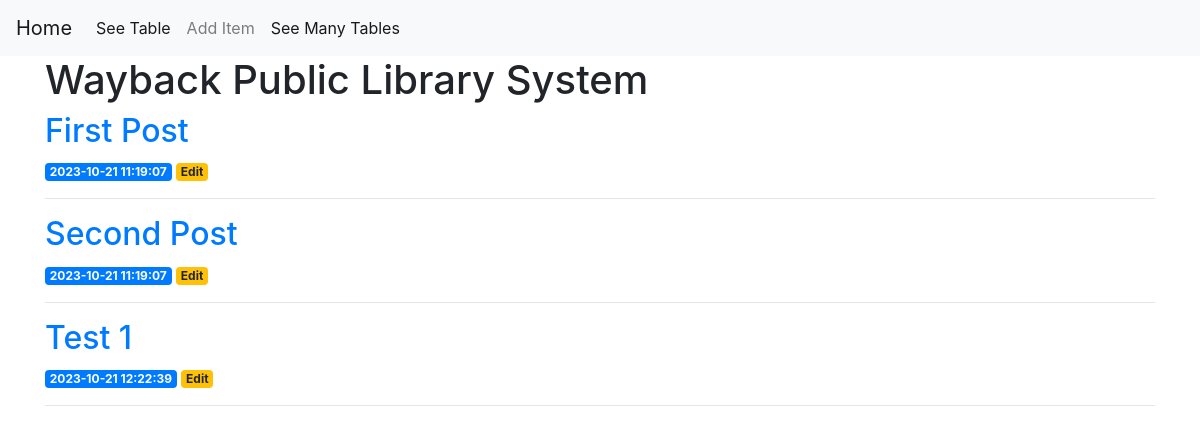
The app's page /, older data.
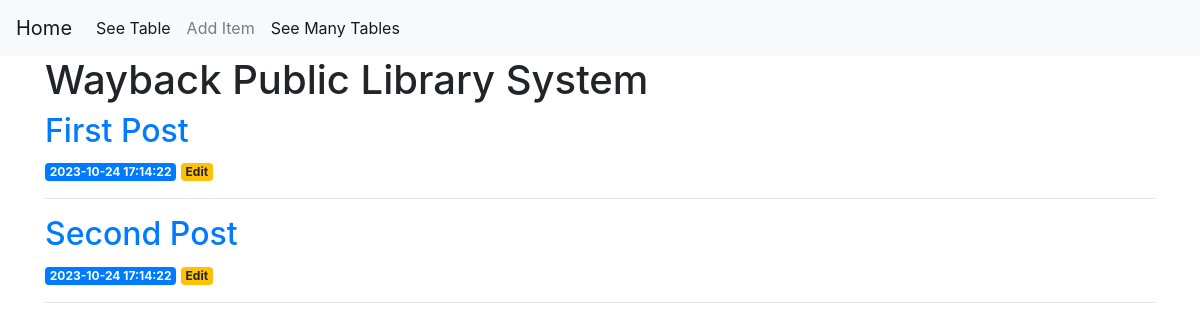
The same page, newer data.
### tables this page shows
CREATE TABLE posts (
    id INTEGER PRIMARY KEY AUTOINCREMENT,
    created TIMESTAMP NOT NULL DEFAULT CURRENT_TIMESTAMP,
    title TEXT NOT NULL,
    content TEXT NOT NULL
);

### app.py (the view)
@app.route('/')
def index():
    conn = get_db_connection()
    posts = conn.execute('SELECT * FROM posts').fetchall()
    conn.close()
    return render_template('index.html', posts=posts)

### app.py (called while the page is built)
def get_db_connection():
    conn = sqlite3.connect('database.db')
    conn.row_factory = sqlite3.Row
    return conn

### templates/index.html
{% extends 'base.html' %}
{% block content %}
    <h1>{% block title %} Wayback Public Library System {% endblock %}</h1>
    {% for post in posts %}
        <a href="{{ url_for('post', post_id=post['id']) }}">
            <h2>{{ post['title'] }}</h2>
        </a>
        <span class="badge badge-primary">{{ post['created'] }}</span>
        <a href="{{ url_for('edit', id=post['id']) }}">
            <span class="badge badge-warning">Edit</span>
        </a>
        <hr>
    {% endfor %}
{% endblock %}

Row changes from the older to the newer data that the page shows:
removed posts: title "Test 1", created "2023-10-21 12:22:39"
changed posts "First Post": created "2023-10-21 11:19:07" → "2023-10-24 17:14:22"
changed posts "Second Post": created "2023-10-21 11:19:07" → "2023-10-24 17:14:22"
